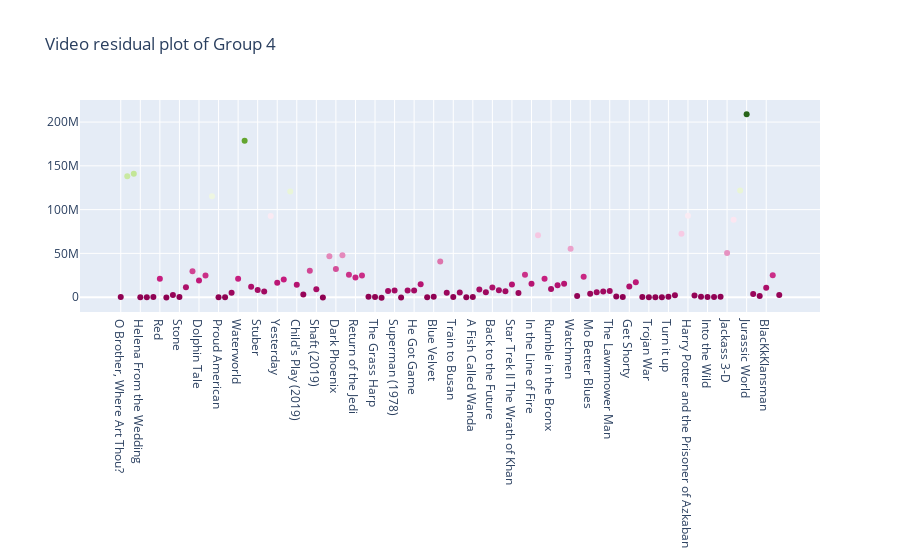

Notebook source saved alongside this figure:
### Code cell
# Residual plot for video information

g4_result_final["video_residuals"] = g4_result_final["ground_truth"] - g4_result_final["video_prediction"]

fig = go.Figure(data=go.Scatter(x=g4_result_final["name"],
                                y=g4_result_final["video_residuals"],
                                mode='markers',
                                marker_color=g4_result_final["video_residuals"],
                                text=g4_result_final["name"])) # hover text goes here(movie_title)

fig.update_layout(title='Video residual plot of Group 4')
fig.show()

### Figure 1 — Plotly figure (JSON) as saved in the notebook; plotly's stock layout.template omitted (floating-point values rounded to 4 significant figures)
{"data": [{"marker": {"color": [101900.0, 138100000.0, 141100000.0, 646.5, 11140.0, 228700.0, 21150000.0, -544400.0, 2436000.0, 66790.0, 11320000.0, 29690000.0, 18930000.0, 24840000.0, 115100000.0, -148200.0, 9884.0, 4928000.0, 21010000.0, 178600000.0, 11740000.0, 8192000.0, 6516000.0, 92570000.0, 16440000.0, 20260000.0, 120800000.0, 14090000.0, 3066000.0, 30040000.0, 8897000.0, -365100.0, 46650000.0, 32220000.0, 47750000.0, 25640000.0, 22460000.0, 24730000.0, 311200.0, 94480.0, -579100.0, 7025000.0, 7456000.0, -502400.0, 7684000.0, 7540000.0, 14700000.0, 10820.0, 351000.0, 40610000.0, 4935000.0, 257800.0, 5324000.0, -228300.0, 41110.0, 8842000.0, 5663000.0, 11150000.0, 7958000.0, 6803000.0, 14340000.0, 4811000.0, 25630000.0, 15200000.0, 70700000.0, 21140000.0, 9246000.0, 13490000.0, 15210000.0, 55150000.0, 1448000.0, 23330000.0, 3903000.0, 5497000.0, 6427000.0, 7140000.0, 642200.0, 61430.0, 12220000.0, 17070000.0, 64770.0, -2043.0, -242600.0, -149300.0, 575000.0, 2106000.0, 72520000.0, 92840000.0, 1889000.0, 401400.0, 188700.0, 196200.0, 360018, 50353641, 88364714, 121897634, 208806270, 3613567, 1172036, 10845330, 25010928, 2375325]}, "mode": "markers", "text": ["O Brother, Where Art Thou?", "The Twilight Saga: Breaking Dawn Part 1", "The Twilight Saga: Breaking Dawn Part 2", "Helena From the Wedding", "Monsters", "Catfish", "Red", "Freakonomics", "The Warrior's Way", "Stone", "Frankenweenie", "John Carter", "Dolphin Tale", "Penguins of Madagascar", "Minions", "Proud American", "Edmond", "Tootsie", "Waterworld", "The Lion King (2019)", "Crawl", "Stuber", "Midsommar", "Spider-Man: Far from Home", "Yesterday", "Annabelle Comes Home", "Toy Story 4", "Child's Play (2019)", "Anna (2019)", "Men in Black International", "Shaft (2019) ", "Late Night", "The Secret Life of Pets 2", "Dark Phoenix", "Godzilla:King of the Monsters", "Rocketman", "Return of the Jedi", "Indiana Jones and the Temple of Doom", "The Idolmaker", "The Grass Harp", "The Grand", "Jaws", "Superman (1978)", "Clerks", "Juice", "He Got Game", "White Men Can't Jump", "Mulholland Drive", "Blue Velvet", "Once Upon a Time in Hollywood", "The Big Lebowski", "Train to Busan", "Pride and Prejudice and Zombies", "Dead Poets Society", "A Fish Called Wanda", "The Witches of Eastwick", "Ferris Bueller's Day Off", "Back to the Future", "Police Academy", "Trading Places", "Star Trek II The Wrath of Khan", "The Blues Brothers", "V For Vendetta", "In the Line of Fire", "Us", "The Forbidden Kingdom", "Rumble in the Bronx", "Machete", "Beverly Hills Cop", "Watchmen", "Jackie Brown", "Zombieland", "Mo Better Blues", "Thelma and Louise", "New Jack City", "The Lawnmower Man", "Schindler's List", "Four Weddings and a Funeral", "Get Shorty", "Jerry Maguire", "Welcome to Sarajevo", "Trojan War", "The Gingerbread Man", "Tumbleweeds", "Turn it up", "The Adventures of Pluto Nash", "The Lord of the Rings: The Return of the King", "Harry Potter and the Prisoner of Azkaban", "Stay", "Fast Food Nation", "Into the Wild", "The Wrestler", "Slumdog Millionaire", "Jackass 3-D", "Skyfall", "The Hunger Games: Mocking Jay - Part 1", "Jurassic World", "Shut In", "Molly's Game", "BlacKkKlansman", "Peter Rabbit", "Replicas"], "type": "scatter", "x": ["O Brother, Where Art Thou?", "The Twilight Saga: Breaking Dawn Part 1", "The Twilight Saga: Breaking Dawn Part 2", "Helena From the Wedding", "Monsters", "Catfish", "Red", "Freakonomics", "The Warrior's Way", "Stone", "Frankenweenie", "John Carter", "Dolphin Tale", "Penguins of Madagascar", "Minions", "Proud American", "Edmond", "Tootsie", "Waterworld", "The Lion King (2019)", "Crawl", "Stuber", "Midsommar", "Spider-Man: Far from Home", "Yesterday", "Annabelle Comes Home", "Toy Story 4", "Child's Play (2019)", "Anna (2019)", "Men in Black International", "Shaft (2019) ", "Late Night", "The Secret Life of Pets 2", "Dark Phoenix", "Godzilla:King of the Monsters", "Rocketman", "Return of the Jedi", "Indiana Jones and the Temple of Doom", "The Idolmaker", "The Grass Harp", "The Grand", "Jaws", "Superman (1978)", "Clerks", "Juice", "He Got Game", "White Men Can't Jump", "Mulholland Drive", "Blue Velvet", "Once Upon a Time in Hollywood", "The Big Lebowski", "Train to Busan", "Pride and Prejudice and Zombies", "Dead Poets Society", "A Fish Called Wanda", "The Witches of Eastwick", "Ferris Bueller's Day Off", "Back to the Future", "Police Academy", "Trading Places", "Star Trek II The Wrath of Khan", "The Blues Brothers", "V For Vendetta", "In the Line of Fire", "Us", "The Forbidden Kingdom", "Rumble in the Bronx", "Machete", "Beverly Hills Cop", "Watchmen", "Jackie Brown", "Zombieland", "Mo Better Blues", "Thelma and Louise", "New Jack City", "The Lawnmower Man", "Schindler's List", "Four Weddings and a Funeral", "Get Shorty", "Jerry Maguire", "Welcome to Sarajevo", "Trojan War", "The Gingerbread Man", "Tumbleweeds", "Turn it up", "The Adventures of Pluto Nash", "The Lord of the Rings: The Return of the King", "Harry Potter and the Prisoner of Azkaban", "Stay", "Fast Food Nation", "Into the Wild", "The Wrestler", "Slumdog Millionaire", "Jackass 3-D", "Skyfall", "The Hunger Games: Mocking Jay - Part 1", "Jurassic World", "Shut In", "Molly's Game", "BlacKkKlansman", "Peter Rabbit", "Replicas"], "y": [101900.0, 138100000.0, 141100000.0, 646.5, 11140.0, 228700.0, 21150000.0, -544400.0, 2436000.0, 66790.0, 11320000.0, 29690000.0, 18930000.0, 24840000.0, 115100000.0, -148200.0, 9884.0, 4928000.0, 21010000.0, 178600000.0, 11740000.0, 8192000.0, 6516000.0, 92570000.0, 16440000.0, 20260000.0, 120800000.0, 14090000.0, 3066000.0, 30040000.0, 8897000.0, -365100.0, 46650000.0, 32220000.0, 47750000.0, 25640000.0, 22460000.0, 24730000.0, 311200.0, 94480.0, -579100.0, 7025000.0, 7456000.0, -502400.0, 7684000.0, 7540000.0, 14700000.0, 10820.0, 351000.0, 40610000.0, 4935000.0, 257800.0, 5324000.0, -228300.0, 41110.0, 8842000.0, 5663000.0, 11150000.0, 7958000.0, 6803000.0, 14340000.0, 4811000.0, 25630000.0, 15200000.0, 70700000.0, 21140000.0, 9246000.0, 13490000.0, 15210000.0, 55150000.0, 1448000.0, 23330000.0, 3903000.0, 5497000.0, 6427000.0, 7140000.0, 642200.0, 61430.0, 12220000.0, 17070000.0, 64770.0, -2043.0, -242600.0, -149300.0, 575000.0, 2106000.0, 72520000.0, 92840000.0, 1889000.0, 401400.0, 188700.0, 196200.0, 360018, 50353641, 88364714, 121897634, 208806270, 3613567, 1172036, 10845330, 25010928, 2375325]}], "layout": {"title": {"text": "Video residual plot of Group 4"}}}
